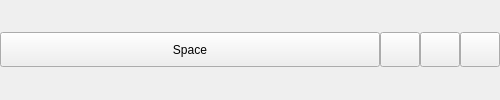
    <widget class="QWidget" name="widget_6" native="true">
     <layout class="QGridLayout" name="gridLayout_6" columnstretch="12,1,1,1">
      <property name="leftMargin">
       <number>0</number>
      </property>
      <property name="topMargin">
       <number>0</number>
      </property>
      <property name="rightMargin">
       <number>0</number>
      </property>
      <property name="bottomMargin">
       <number>0</number>
      </property>
      <property name="spacing">
       <number>0</number>
      </property>
      <item row="0" column="0">
       <widget class="QPushButton" name="pushButton_Space">
        <property name="sizePolicy">
         <sizepolicy hsizetype="Minimum" vsizetype="Preferred">
          <horstretch>0</horstretch>
          <verstretch>0</verstretch>
         </sizepolicy>
        </property>
        <property name="minimumSize">
         <size>
          <width>380</width>
          <height>35</height>
         </size>
        </property>
        <property name="maximumSize">
         <size>
          <width>16777215</width>
          <height>35</height>
         </size>
        </property>
        <property name="text">
         <string>Space</string>
        </property>
       </widget>
      </item>
      <item row="0" column="1">
       <widget class="QPushButton" name="pushButton_arrow_left">
        <property name="sizePolicy">
         <sizepolicy hsizetype="Minimum" vsizetype="Preferred">
          <horstretch>0</horstretch>
          <verstretch>0</verstretch>
         </sizepolicy>
        </property>
        <property name="minimumSize">
         <size>
          <width>40</width>
          <height>35</height>
         </size>
        </property>
        <property name="text">
         <string/>
        </property>
       </widget>
      </item>
      <item row="0" column="2">
       <widget class="QPushButton" name="pushButton_arrow_down">
        <property name="sizePolicy">
         <sizepolicy hsizetype="Minimum" vsizetype="Preferred">
          <horstretch>0</horstretch>
          <verstretch>0</verstretch>
         </sizepolicy>
        </property>
        <property name="minimumSize">
         <size>
          <width>40</width>
          <height>35</height>
         </size>
        </property>
        <property name="text">
         <string/>
        </property>
       </widget>
      </item>
      <item row="0" column="3">
       <widget class="QPushButton" name="pushButton_arrow_right">
        <property name="sizePolicy">
         <sizepolicy hsizetype="Minimum" vsizetype="Preferred">
          <horstretch>0</horstretch>
          <verstretch>0</verstretch>
         </sizepolicy>
        </property>
        <property name="minimumSize">
         <size>
          <width>40</width>
          <height>35</height>
         </size>
        </property>
        <property name="text">
         <string/>
        </property>
       </widget>
      </item>
     </layout>
    </widget>
